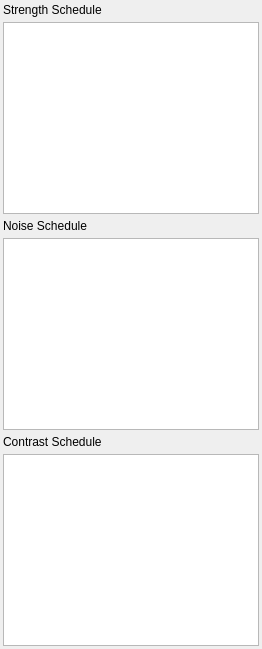
                   <widget class="QWidget" name="anim_common">
                    <property name="sizePolicy">
                     <sizepolicy hsizetype="Expanding" vsizetype="Preferred">
                      <horstretch>0</horstretch>
                      <verstretch>0</verstretch>
                     </sizepolicy>
                    </property>
                    <attribute name="title">
                     <string>Common</string>
                    </attribute>
                    <layout class="QVBoxLayout" name="verticalLayout_4">
                     <property name="spacing">
                      <number>5</number>
                     </property>
                     <property name="leftMargin">
                      <number>3</number>
                     </property>
                     <property name="topMargin">
                      <number>3</number>
                     </property>
                     <property name="rightMargin">
                      <number>3</number>
                     </property>
                     <property name="bottomMargin">
                      <number>3</number>
                     </property>
                     <item>
                      <widget class="QLabel" name="label_24">
                       <property name="text">
                        <string>Strength Schedule</string>
                       </property>
                      </widget>
                     </item>
                     <item>
                      <widget class="QTextEdit" name="strength_schedule">
                       <property name="maximumSize">
                        <size>
                         <width>16777215</width>
                         <height>1000</height>
                        </size>
                       </property>
                       <property name="acceptRichText">
                        <bool>false</bool>
                       </property>
                      </widget>
                     </item>
                     <item>
                      <widget class="QLabel" name="label_35">
                       <property name="text">
                        <string>Noise Schedule</string>
                       </property>
                      </widget>
                     </item>
                     <item>
                      <widget class="QTextEdit" name="noise_schedule">
                       <property name="maximumSize">
                        <size>
                         <width>16777215</width>
                         <height>1000</height>
                        </size>
                       </property>
                      </widget>
                     </item>
                     <item>
                      <widget class="QLabel" name="label_36">
                       <property name="text">
                        <string>Contrast Schedule</string>
                       </property>
                      </widget>
                     </item>
                     <item>
                      <widget class="QTextEdit" name="contrast_schedule">
                       <property name="maximumSize">
                        <size>
                         <width>16777215</width>
                         <height>1000</height>
                        </size>
                       </property>
                      </widget>
                     </item>
                    </layout>
                   </widget>
